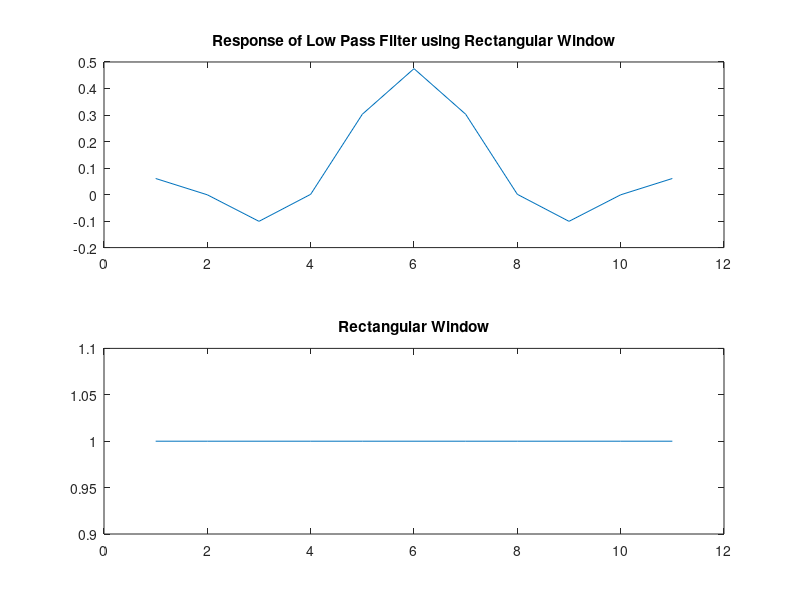

The MATLAB source for this figure:
%Program for designing low pass FIR filter using rectangular window

clc;
clear all;
close all;

fc = 0.5; 			%half of sampling frequency
N = 11; 				%length of the window
wn1 = rectwin(N);		%for designing rectangular window
hn1 = fir1((N - 1), fc, wn1);			%for fir filter

subplot(2, 1, 1);
plot(hn1);
title('Response of Low Pass Filter using Rectangular Window');

subplot(2, 1, 2);
plot(wn1);
title('Rectangular Window');